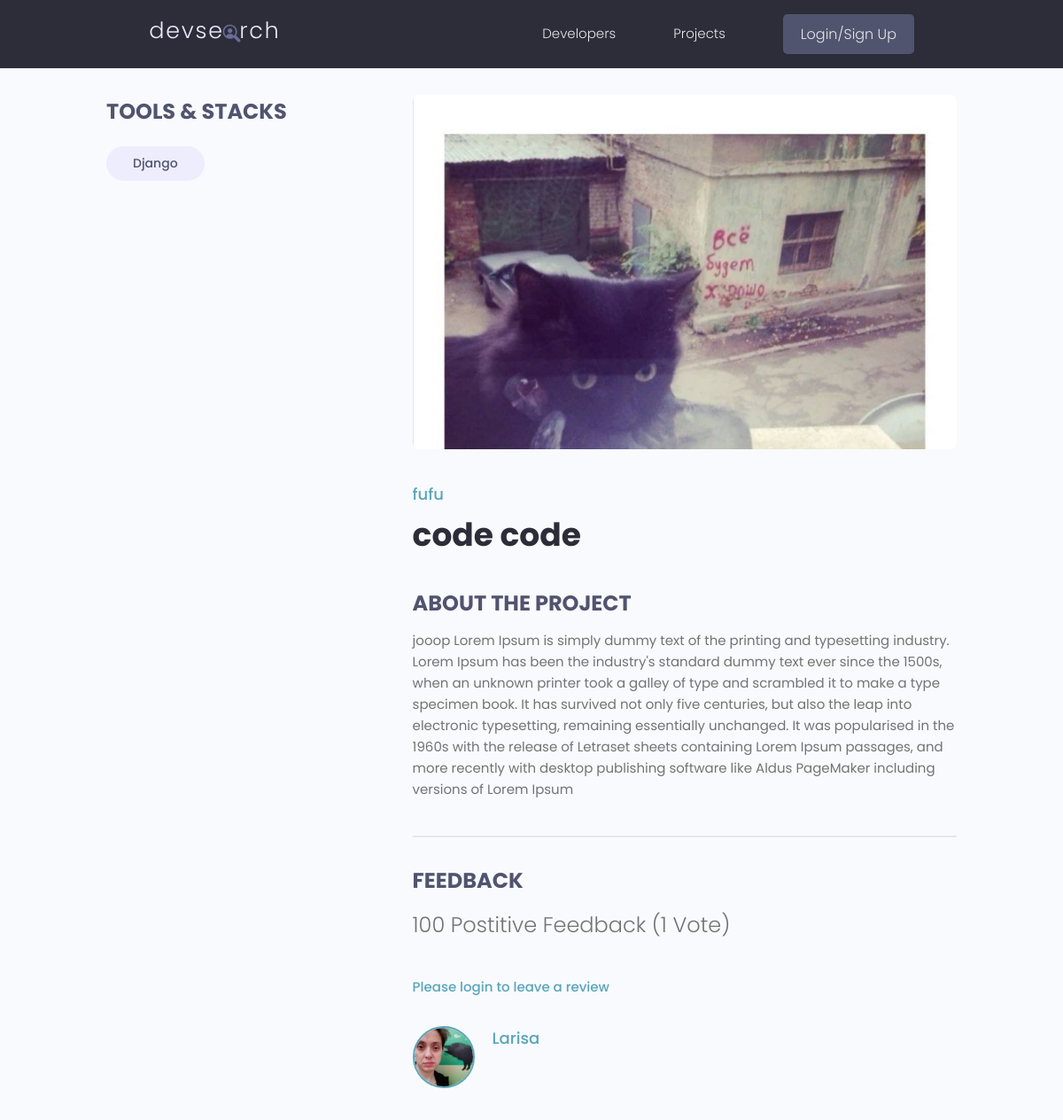
Screenshot of /projects/project/6a8f29ed-36ab-4801-ad76-76a41ef79729 with the database file from the repository.
### projects/models.py (models this page shows, shortened)
class Tag(models.Model):
    name = models.CharField(max_length=200)
    created = models.DateTimeField(auto_now_add=True)
    id = models.UUIDField(default=uuid.uuid4, unique=True, primary_key=True, editable=False)
    def __str__(self):
        return self.name

class Project(models.Model):
    owner = models.ForeignKey(Profile, null=True, blank=True, on_delete=models.SET_NULL)
    title = models.CharField(max_length=200)
    description = models.TextField(null=True, blank=True)
    featured_image = models.ImageField(null=True, blank=True, default="default.jpg")
    demo_link = models.CharField(max_length=2000, null=True, blank=True)
    source_link = models.CharField(max_length=2000, null=True, blank=True)
    tags = models.ManyToManyField('Tag', blank=True)
    vote_total = models.IntegerField(default=0, null=True, blank=True)
    vote_ratio = models.IntegerField(default=0, null=True, blank=True)
    created = models.DateTimeField(auto_now_add=True)
    id = models.UUIDField(default=uuid.uuid4, unique=True, primary_key=True, editable=False)
    class Meta:
        ordering = ['-vote_ratio', '-vote_total', 'title']
    @property
    def reviewers(self):
        queryset = self.review_set.all().values_list('owner__id', flat=True)
        return queryset

class Review(models.Model):
    VOTE_TYPE = (
        ('up', 'Up Vote'),
        ('down', 'Down Vote'),
    )
    owner = models.ForeignKey(Profile, on_delete=models.CASCADE, null=True)
    project = models.ForeignKey(Project, on_delete=models.CASCADE)
    body = models.TextField(null=True, blank=True)
    value = models.CharField(max_length=200, choices=VOTE_TYPE)
    created = models.DateTimeField(auto_now_add=True)
    id = models.UUIDField(default=uuid.uuid4, unique=True, primary_key=True, editable=False)
    class Meta:
        unique_together = [['owner', 'project']]

### users/models.py (models this page shows, shortened)
class Profile(models.Model):
    user = models.OneToOneField(User, on_delete=models.CASCADE, null=True, blank=True)
    name = models.CharField(max_length=200, blank=True, null=True)
    email = models.EmailField(max_length=500, blank=True, null=True)
    username = models.CharField(max_length=200, blank=True, null=True)
    location = models.CharField(max_length=200, blank=True, null=True)
    short_info = models.CharField(max_length=200, blank=True, null=True)
    bio = models.TextField(blank=True, null=True)
    profile_image = models.ImageField(null=True, blank=True, upload_to='profiles/', default='profiles/user-default.jpg')
    social_github = models.CharField(max_length=200, blank=True, null=True)
    social_twitter = models.CharField(max_length=200, blank=True, null=True)
    social_linkedin = models.CharField(max_length=200, blank=True, null=True)
    social_youtube = models.CharField(max_length=200, blank=True, null=True)
    social_website = models.CharField(max_length=200, blank=True, null=True)
    created = models.DateTimeField(auto_now_add=True)
    id = models.UUIDField(default=uuid.uuid4, unique=True, primary_key=True, editable=False)

### projects/views.py (the view, shortened to what this page needs)
# urls.py: path('project/<str:pk>', views.project, name="project"),
def project(request, pk):
    projectObj = Project.objects.get(id=pk)
    form = ReviewForm()
    print("projectObj", projectObj.reviewers)
    return render(request, 'projects/project.html', {'project': projectObj, 'form': form})

### projects/templates/projects/project.html (shortened to what this page needs)
{% extends 'main.html' %}
{% block content %}
<main class="singleProject my-md">
    <div class="container">
      <div class="layout">
        <div class="column column--1of3">
          <h3 class="singleProject__subtitle">Tools & Stacks</h3>
          <div class="singleProject__toolStack">
            {% for tag in project.tags.all %}
            <span class="tag tag--pill tag--sub tag--lg">
                <small>{{ tag }}</small>
            </span>
            {% endfor %}
          </div>
        </div>
        <div class="column column--2of3">
          <img class="singleProject__preview" src="{{ project.featured_image.url}}" alt="portfolio thumbnail" />
          <a href="profile.html" class="singleProject__developer">{{project.owner.name}}</a>
          <h2 class="singleProject__title">{{ project.title }}</h2>
          <h3 class="singleProject__subtitle">About the Project</h3>
          <div class="singleProject__info">
            {{ project.description }}
          </div>
          <div class="comments">
            <h3 class="singleProject__subtitle">Feedback</h3>
            <h5 class="project--rating">
              {{ project.vote_ratio }} Postitive Feedback ({{project.vote_total}} Vote{{project.vote_total|pluralize:"s"}})
            </h5>
            {% if request.user.profile.id in project.reviewers %}
            <p> You have already submitted your review for this project </p>
            {% elif request.user.profile == project.owner %}
            <p> You cannot review your own project </p>
            {% else %}
            <a href="{% url 'login' %}?next={{request.path}}"> Please login to leave a review</a>
            {% endif %}
            <div class="commentList">
              {% for review in project.review_set.all %}
              <div class="comment">
                <a href="{% url 'user-profile' review.owner.id %}">
                  <img class="avatar avatar--md"
                    src="{{review.owner.profile_image.url}}" alt="user" />
                </a>
                <div class="comment__details">
                  <a href="{% url 'user-profile' review.owner.id %}" class="comment__author">{{review.owner.name}}</a>
                </div>
              </div>
              {% endfor %}
            </div>
          </div>
        </div>
      </div>
    </div>
  </main>
{% endblock content %}

### static/styles/app.css (style rules this page uses)
:root { --color-sub: #2d2d39; }
img { width: 100%; }
.singleProject .column--1of3 { order: 2; }
@media screen and (min-width: 1081px) { .singleProject .column--1of3 { order: 1; } }
@media screen and (min-width: 1081px) { .singleProject .column--2of3 { order: 2; } }
.singleProject__toolStack { margin-top: 2rem; margin-bottom: 4rem; }
.singleProject__preview { height: 50vh; object-fit: cover; object-position: top center; margin-bottom: 3rem; border-radius: 0.7rem; }
.singleProject__developer { font-size: 1.8rem; font-weight: 500; }
.singleProject__title { font-size: 3.6rem; font-weight: 700; color: var(--color-sub); margin-bottom: 3rem; }
.project--rating { margin-bottom: 1.6em; margin-top: .5em; }
.singleProject__subtitle { text-transform: uppercase; font-size: 2.4rem; font-weight: 700; color: var(--color-sub-light); margin-bottom: 1rem; }
.comments { margin-top: 4rem; padding-top: 3rem; border-top: 2px solid var(--color-light); }
.commentList { margin: 3rem 0; }
.comment { display: flex; gap: 2rem; }
.comment__author { font-size: 1.8rem; }

### static/uikit/styles/modules/_variables.css (style rules this page uses)
:root { --color-main: #5aa5b9; --color-main-light: #e6faff; --color-sub: #3f4156; --color-sub-light: #51546e; --color-sub-lighter: #ededfd; --color-text: #737373; --color-gray: #8b8b8b; --color-light: #e5e7eb; --color-light-gray: #767676; --color-bg: #f8fafd; --color-white: #fffefd; --color-white-light: #f3f3f3; --color-success: #359e64; --color-success-bg: #def8e8; --color-error: #fc4b0b; --color-error-bg: #fff2ee; --font-base: 'Poppins', arial, helvetica, 'Segoe UI', roboto, ubuntu, sans-serif; --font-monospace: 'Fira Code', 'Courier New', courier, monospace; --font-regular: 300; --font-medium: 500; --font-bold: 700; --generic-shadow: 1px 1px 5px #00000010; --generic-transition: all 0.3s ease-in-out; }

### static/uikit/styles/modules/_base.css (style rules this page uses)
* { margin: 0; padding: 0; box-sizing: border-box; text-rendering: optimizeLegibility; color: inherit; font-size: inherit; }
html { font-size: 50%; }
@media only screen and (min-width: 480px) { html { font-size: 56.25%; } }
@media only screen and (min-width: 1200px) { html { font-size: 62.5%; } }
body { line-height: 1.6; font-weight: 400; font-size: 1.5rem; color: var(--color-text); background-color: var(--color-bg); min-height: 100vh; }

### static/uikit/styles/modules/_typography.css (style rules this page uses)
* { font-family: var(--font-base); }
h2 { font-size: 3.6rem; font-weight: var(--font-bold); }
h3 { font-size: 3.2rem; font-weight: var(--font-medium); }
h5 { font-size: 2.4rem; font-weight: var(--font-medium); }
h5, h6 { font-weight: var(--font-regular); }
p, span, strong { font-size: 1.6rem; color: var(--color-text); font-weight: var(--font-regular); }
a { padding-bottom: 2px; text-decoration: none; display: inline-block; color: var(--color-main); font-weight: var(--font-medium); }

### static/uikit/styles/modules/_utilities.css (style rules this page uses)
.container { width: 92%; max-width: 165rem; margin: 0 auto; box-sizing: border-box; }
@media screen and (min-width: 1000px) { .container { width: 90%; } }
@media screen and (min-width: 1200px) { .container { width: 80%; } }
.my-md { margin: 3rem auto; }

### static/uikit/styles/modules/_avatar.css (style rules this page uses)
.avatar { border-radius: 50%; border: 2px solid var(--color-main); object-fit: cover; }
.avatar--md { height: 7rem; width: 7rem; }

### static/uikit/styles/modules/_tag.css (style rules this page uses)
.tag { display: inline-flex; align-items: center; background-color: var(--color-sub); height: -webkit-fit-content; height: -moz-fit-content; height: fit-content; width: -webkit-fit-content; width: -moz-fit-content; width: fit-content; border-radius: 0.5rem; padding: 0.5rem 1.5rem; font-size: 1.2rem; cursor: pointer; }
.tag > small { color: var(--color-white); }
.tag--pill { border-radius: 5rem; }
.tag--sub, .tag--sub > small { background: var(--color-sub-lighter); color: var(--color-sub-light); font-weight: 500; }
.tag--lg { padding: 0.8rem 3rem; font-size: 1.4rem; }

### static/uikit/styles/modules/_layout.css (style rules this page uses)
.layout { display: flex; flex-flow: row wrap; justify-content: space-between; }
.layout > .column { margin-bottom: 3rem; }
.layout > .column.column--1of3 { flex-basis: 30%; }
.layout > .column.column--2of3 { flex-basis: 64%; }

### rows the page displays
Tag: name "Django"
Project: featured_image (picture), owner.name "fufu", title "code code", description "jooop Lorem Ipsum is simply dummy text of the printing and typesetting industry. Lorem Ipsum has been the industry's standard dummy text ever since the 1500s, when an unknown printer took a galley of type and scrambled it to make a type specimen book. It has survived not only five centuries, but also the leap into electronic typesetting, remaining essentially unchanged. It was popularised in the 1960s with the release of Letraset sheets containing Lorem Ipsum passages, and more recently with desktop publishing software like Aldus PageMaker including versions of Lorem Ipsum", vote_ratio "100", vote_total "1"
Review: owner.profile_image (picture), owner.name "Larisa"
